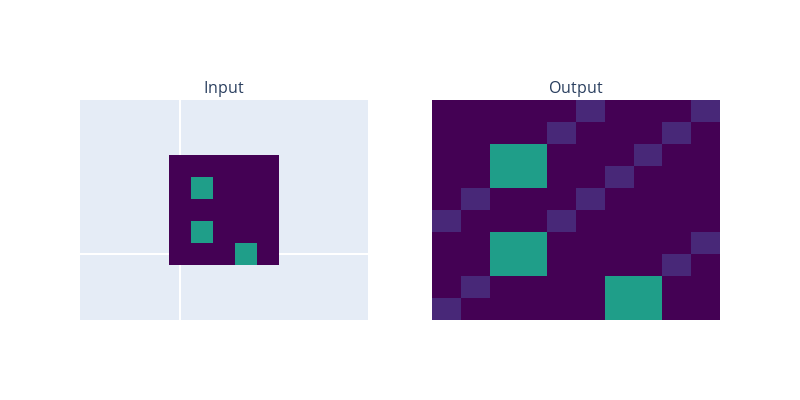
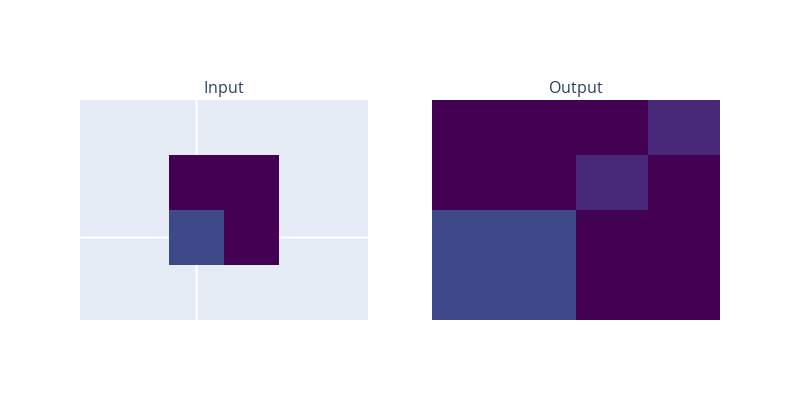
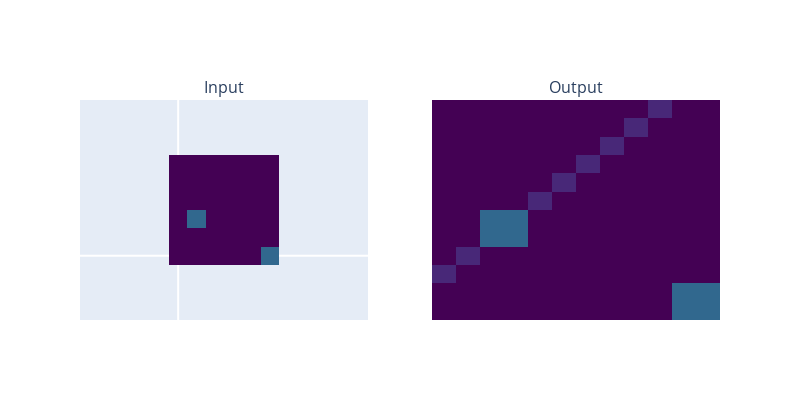

Here is the notebook cell these charts were saved with, in order:
### Code cell
import random
import plotly.graph_objects as go
import plotly.colors as colors
from plotly.subplots import make_subplots
def display_grid(grid):
    colorscale = colors.sequential.Viridis
    
    return go.Heatmap(
        z=grid,
        colorscale=colorscale,
        showscale=False,
        zmin=0,
        zmax=9
    )

def display_input_output(input_grid, output_grid):
    fig = make_subplots(rows=1, cols=2, subplot_titles=("Input", "Output"))
    
    fig.add_trace(display_grid(input_grid), row=1, col=1)
    fig.add_trace(display_grid(output_grid), row=1, col=2)
    
    fig.update_layout(
        width=800,
        height=400,
        showlegend=False
    )
    
    for i in range(1, 3):
        fig.update_xaxes(showticklabels=False, showgrid=False, row=1, col=i)
        fig.update_yaxes(showticklabels=False, showgrid=False, scaleanchor="x", scaleratio=1, row=1, col=i)
    
    # Ensure equal spacing for x and y axes
    fig.update_layout(yaxis=dict(scaleanchor="x", scaleratio=1),
                      yaxis2=dict(scaleanchor="x", scaleratio=1))
    
    fig.show()

# Get a random item from the arc_dataset dictionary
random_task_id = random.choice(list(arc_dataset.keys()))
random_task = arc_dataset[random_task_id]
print("Task:", random_task_id)
print(random_task)

# Display all training examples side by side
print("All training examples:")
for i, example in enumerate(random_task['train']):
    print(f"\nTraining example {i + 1}:")
    display_input_output(example['input'], example['output'])

### Figure 1 — Plotly figure (JSON) as saved in the notebook; plotly's stock layout.template omitted (floating-point values rounded to 4 significant figures)
{"data": [{"colorscale": [[0, "#440154"], [0.1111, "#482878"], [0.2222, "#3e4989"], [0.3333, "#31688e"], [0.4444, "#26828e"], [0.5556, "#1f9e89"], [0.6667, "#35b779"], [0.7778, "#6ece58"], [0.8889, "#b5de2b"], [1, "#fde725"]], "showscale": false, "type": "heatmap", "xaxis": "x", "yaxis": "y", "z": [[0, 0, 0, 5, 0], [0, 5, 0, 0, 0], [0, 0, 0, 0, 0], [0, 5, 0, 0, 0], [0, 0, 0, 0, 0]], "zmax": 9, "zmin": 0}, {"colorscale": [[0, "#440154"], [0.1111, "#482878"], [0.2222, "#3e4989"], [0.3333, "#31688e"], [0.4444, "#26828e"], [0.5556, "#1f9e89"], [0.6667, "#35b779"], [0.7778, "#6ece58"], [0.8889, "#b5de2b"], [1, "#fde725"]], "showscale": false, "type": "heatmap", "xaxis": "x2", "yaxis": "y2", "z": [[1, 0, 0, 0, 0, 0, 5, 5, 0, 0], [0, 1, 0, 0, 0, 0, 5, 5, 0, 0], [0, 0, 5, 5, 0, 0, 0, 0, 1, 0], [0, 0, 5, 5, 0, 0, 0, 0, 0, 1], [1, 0, 0, 0, 1, 0, 0, 0, 0, 0], [0, 1, 0, 0, 0, 1, 0, 0, 0, 0], [0, 0, 5, 5, 0, 0, 1, 0, 0, 0], [0, 0, 5, 5, 0, 0, 0, 1, 0, 0], [0, 0, 0, 0, 1, 0, 0, 0, 1, 0], [0, 0, 0, 0, 0, 1, 0, 0, 0, 1]], "zmax": 9, "zmin": 0}], "layout": {"annotations": [{"font": {"size": 16}, "showarrow": false, "text": "Input", "x": 0.225, "xanchor": "center", "xref": "paper", "y": 1, "yanchor": "bottom", "yref": "paper"}, {"font": {"size": 16}, "showarrow": false, "text": "Output", "x": 0.775, "xanchor": "center", "xref": "paper", "y": 1, "yanchor": "bottom", "yref": "paper"}], "height": 400, "showlegend": false, "width": 800, "xaxis": {"anchor": "y", "domain": [0, 0.45], "showgrid": false, "showticklabels": false}, "xaxis2": {"anchor": "y2", "domain": [0.55, 1], "showgrid": false, "showticklabels": false}, "yaxis": {"anchor": "x", "domain": [0, 1], "scaleanchor": "x", "scaleratio": 1, "showgrid": false, "showticklabels": false}, "yaxis2": {"anchor": "x2", "domain": [0, 1], "scaleanchor": "x", "scaleratio": 1, "showgrid": false, "showticklabels": false}}}

### Figure 2 — Plotly figure (JSON) as saved in the notebook; plotly's stock layout.template omitted (floating-point values rounded to 4 significant figures)
{"data": [{"colorscale": [[0, "#440154"], [0.1111, "#482878"], [0.2222, "#3e4989"], [0.3333, "#31688e"], [0.4444, "#26828e"], [0.5556, "#1f9e89"], [0.6667, "#35b779"], [0.7778, "#6ece58"], [0.8889, "#b5de2b"], [1, "#fde725"]], "showscale": false, "type": "heatmap", "xaxis": "x", "yaxis": "y", "z": [[2, 0], [0, 0]], "zmax": 9, "zmin": 0}, {"colorscale": [[0, "#440154"], [0.1111, "#482878"], [0.2222, "#3e4989"], [0.3333, "#31688e"], [0.4444, "#26828e"], [0.5556, "#1f9e89"], [0.6667, "#35b779"], [0.7778, "#6ece58"], [0.8889, "#b5de2b"], [1, "#fde725"]], "showscale": false, "type": "heatmap", "xaxis": "x2", "yaxis": "y2", "z": [[2, 2, 0, 0], [2, 2, 0, 0], [0, 0, 1, 0], [0, 0, 0, 1]], "zmax": 9, "zmin": 0}], "layout": {"annotations": [{"font": {"size": 16}, "showarrow": false, "text": "Input", "x": 0.225, "xanchor": "center", "xref": "paper", "y": 1, "yanchor": "bottom", "yref": "paper"}, {"font": {"size": 16}, "showarrow": false, "text": "Output", "x": 0.775, "xanchor": "center", "xref": "paper", "y": 1, "yanchor": "bottom", "yref": "paper"}], "height": 400, "showlegend": false, "width": 800, "xaxis": {"anchor": "y", "domain": [0, 0.45], "showgrid": false, "showticklabels": false}, "xaxis2": {"anchor": "y2", "domain": [0.55, 1], "showgrid": false, "showticklabels": false}, "yaxis": {"anchor": "x", "domain": [0, 1], "scaleanchor": "x", "scaleratio": 1, "showgrid": false, "showticklabels": false}, "yaxis2": {"anchor": "x2", "domain": [0, 1], "scaleanchor": "x", "scaleratio": 1, "showgrid": false, "showticklabels": false}}}

### Figure 3 — Plotly figure (JSON) as saved in the notebook; plotly's stock layout.template omitted (floating-point values rounded to 4 significant figures; data arrays with more than 128 entries replaced by an {"elided": "..."} marker saying what was removed)
{"data": [{"colorscale": [[0, "#440154"], [0.1111, "#482878"], [0.2222, "#3e4989"], [0.3333, "#31688e"], [0.4444, "#26828e"], [0.5556, "#1f9e89"], [0.6667, "#35b779"], [0.7778, "#6ece58"], [0.8889, "#b5de2b"], [1, "#fde725"]], "showscale": false, "type": "heatmap", "xaxis": "x", "yaxis": "y", "z": [[0, 0, 0, 0, 0, 3], [0, 0, 0, 0, 0, 0], [0, 3, 0, 0, 0, 0], [0, 0, 0, 0, 0, 0], [0, 0, 0, 0, 0, 0], [0, 0, 0, 0, 0, 0]], "zmax": 9, "zmin": 0}, {"colorscale": [[0, "#440154"], [0.1111, "#482878"], [0.2222, "#3e4989"], [0.3333, "#31688e"], [0.4444, "#26828e"], [0.5556, "#1f9e89"], [0.6667, "#35b779"], [0.7778, "#6ece58"], [0.8889, "#b5de2b"], [1, "#fde725"]], "showscale": false, "type": "heatmap", "xaxis": "x2", "yaxis": "y2", "z": {"elided": "12x12 int values"}, "zmax": 9, "zmin": 0}], "layout": {"annotations": [{"font": {"size": 16}, "showarrow": false, "text": "Input", "x": 0.225, "xanchor": "center", "xref": "paper", "y": 1, "yanchor": "bottom", "yref": "paper"}, {"font": {"size": 16}, "showarrow": false, "text": "Output", "x": 0.775, "xanchor": "center", "xref": "paper", "y": 1, "yanchor": "bottom", "yref": "paper"}], "height": 400, "showlegend": false, "width": 800, "xaxis": {"anchor": "y", "domain": [0, 0.45], "showgrid": false, "showticklabels": false}, "xaxis2": {"anchor": "y2", "domain": [0.55, 1], "showgrid": false, "showticklabels": false}, "yaxis": {"anchor": "x", "domain": [0, 1], "scaleanchor": "x", "scaleratio": 1, "showgrid": false, "showticklabels": false}, "yaxis2": {"anchor": "x2", "domain": [0, 1], "scaleanchor": "x", "scaleratio": 1, "showgrid": false, "showticklabels": false}}}
